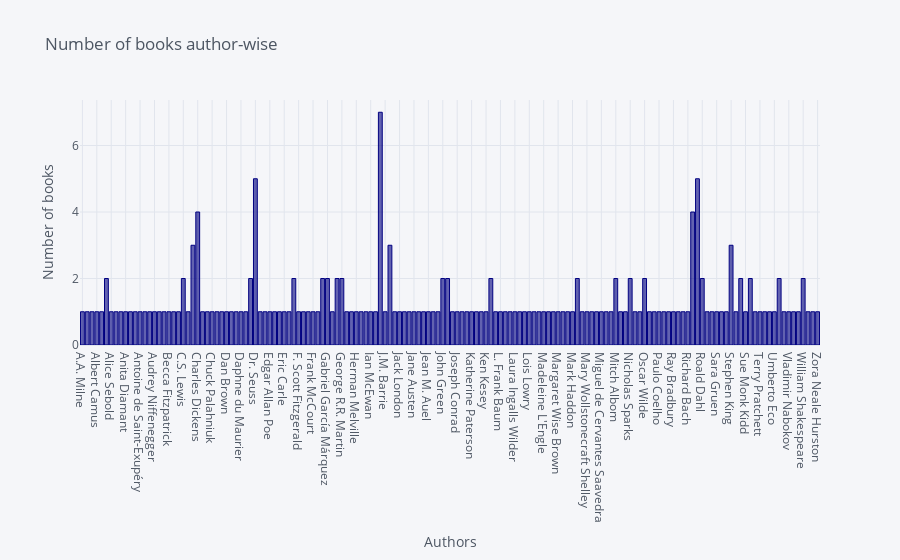

Notebook code for this chart:
### Markdown cell above
## Number of books per author.

### Code cell
df_goodreads.groupby("author").id.count().iplot(kind = 'bar',
                xTitle='Authors',
                yTitle='Number of books',
                title='Number of books author-wise',
                colors='navy')

### Figure 1 — Plotly figure (JSON) as saved in the notebook; plotly's stock layout.template omitted (floating-point values rounded to 4 significant figures; data arrays with more than 128 entries replaced by an {"elided": "..."} marker saying what was removed)
{"data": [{"marker": {"color": "rgba(0, 0, 128, 0.6)", "line": {"color": "rgba(0, 0, 128, 1.0)", "width": 1}}, "name": "id", "orientation": "v", "text": "", "type": "bar", "x": {"elided": "154 str values"}, "y": {"elided": "154 int values"}}], "layout": {"legend": {"bgcolor": "#F5F6F9", "font": {"color": "#4D5663"}}, "paper_bgcolor": "#F5F6F9", "plot_bgcolor": "#F5F6F9", "title": {"font": {"color": "#4D5663"}, "text": "Number of books author-wise"}, "xaxis": {"gridcolor": "#E1E5ED", "showgrid": true, "tickfont": {"color": "#4D5663"}, "title": {"font": {"color": "#4D5663"}, "text": "Authors"}, "zerolinecolor": "#E1E5ED"}, "yaxis": {"gridcolor": "#E1E5ED", "showgrid": true, "tickfont": {"color": "#4D5663"}, "title": {"font": {"color": "#4D5663"}, "text": "Number of books"}, "zerolinecolor": "#E1E5ED"}}}
